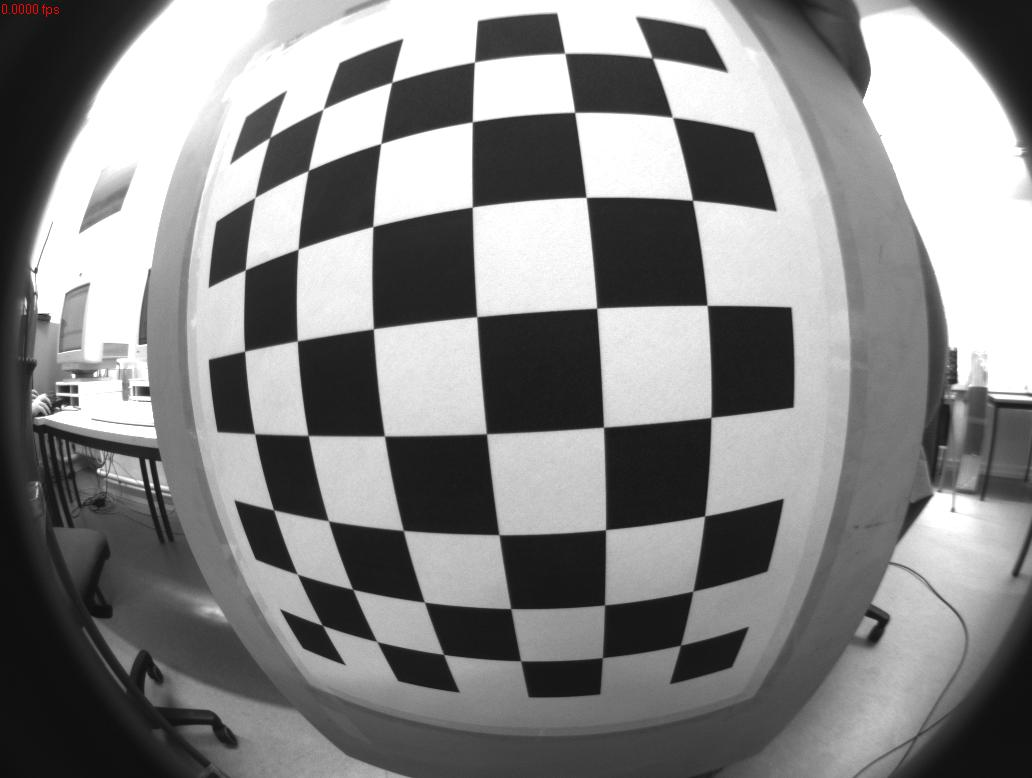
#> input picture Data/data/fisheyes/Fisheye1_1.jpg, 1032 x 778 px, found by its file name; its folder holds only this picture in this run
$ python 10_FisheyeCameraModelCalibration.py
#> lines starting #> are read from the running program, lines starting #| are printed output that depends on the picture
import cv2
import numpy as np
import os

pattern_size = (8, 6)
samples = []

file_list = os.listdir('C:/Users/dudau/Downloads/Vision/Data/data/fisheyes')

# img로 시작하는 이미지 파일 이름을 리스트로 저장
img_file_list = [file for file in file_list if file.startswith('Fisheye1_')]

# 이미지 파일 이름 리스트 순회
for filename in img_file_list:

    frame = cv2.imread(os.path.join('C:/Users/dudau/Downloads/Vision/Data/data/fisheyes', filename))
#> frame is the input picture: shape (778, 1032, 3); mean B, G, R 133.6, 133.6, 133.6
    # frame 이미지에서 코너를 찾아 리스트에 저장
    # res : 체스보드 패턴이 성공적으로 찾아졌는지를 나타내는 bool 값
    # corners : 찾아진 체스보드 코너들의 위치를 나타내는 2차원 포인트 배열
    res, corners = cv2.findChessboardCorners(frame, pattern_size)
#> res = True; corners = 48 rows, first 8: [651.9, 58.2], [672.2, 117.4], [692.4, 200.3], [706.8, 305.3], [710.7, 417.3], [704.5, 515.9], [692.6, 591.3], [680.4, 645.2]

    # 원본 이미지인 frame의 복사본을 만들어 img_show 변수에 저장
    img_show = np.copy(frame)
    # 체스보드 패턴의 코너를 img_show 이미지에 드로잉
    cv2.drawChessboardCorners(img_show, pattern_size, corners, res)
    # 현재 보고 있는 이미지의 인덱스를 나타내는 텍스트
    # (0, 40)은 텍스트가 나타날 위치
    # FONT_HERSHEY_SIMPLEX : 크키 = 1.0, 색상 = 녹색, 두께 = 2
    cv2.putText(img_show, 'Samples captured: %d' % len(samples), (0, 40), cv2.FONT_HERSHEY_SIMPLEX, 1.0
                , (0, 255, 0), 2)
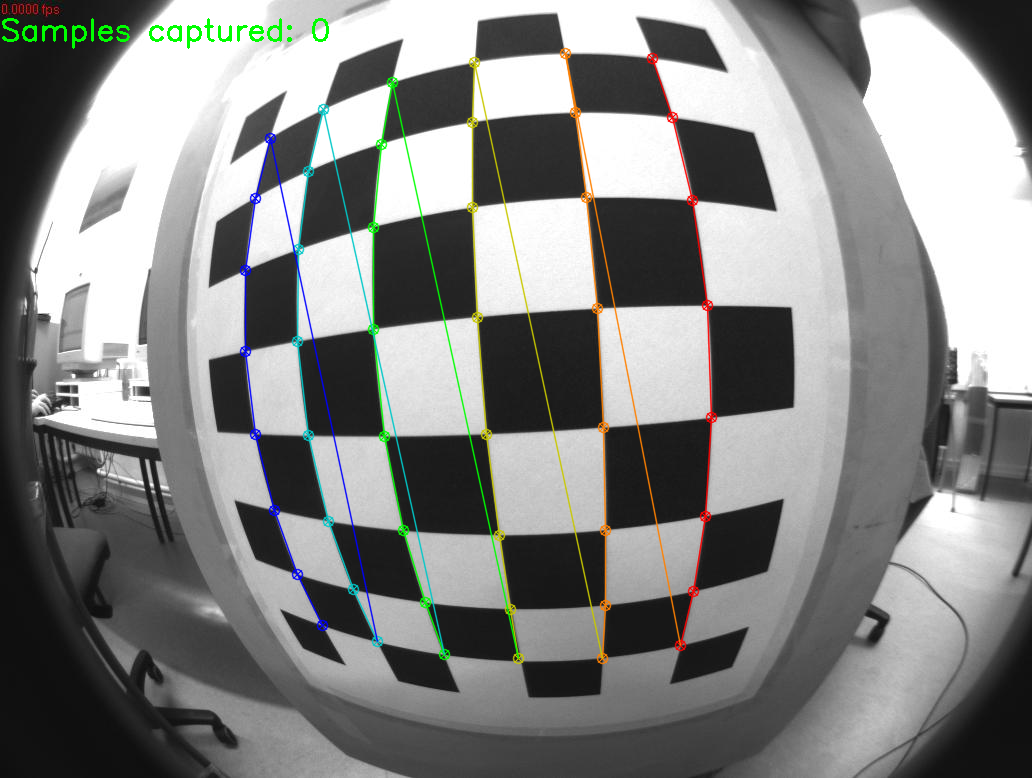
#> img_show: shape (778, 1032, 3); mean B, G, R 132.4, 134, 133
    cv2.imshow('chessboard', img_show)

    wait_time = 0 if res else 30
#> wait_time = 0
    k = cv2.waitKey(wait_time)
#> (key Esc is pressed here)

    if k == ord('s') and res:
        samples.append((cv2.cvtColor(frame, cv2.COLOR_BGR2GRAY), corners))
    elif k == 27:
        break

cv2.destroyAllWindows()

# 코너 세분화 알고리즘(이미지에서 코너를 더욱 정확하게 찾는 과정)의 종료 기준 설정
# 최대 반복횟수가 30이고, 정확도가 1e-3이면 종료
criteria = (cv2.TERM_CRITERIA_EPS + cv2.TERM_CRITERIA_MAX_ITER, 30, 1e-3)

# 코너 세분화를 수행하는 루프 시작
for i in range(len(samples)):
    img, corners = samples[i]
    # 코너를 더욱 정밀하게 찾는 함수
    corners = cv2.cornerSubPix(img, corners, (10, 10), (-1, -1), criteria)

# 체스보드 패턴의 3D 월드 좌표를 저장할 배열 생성
pattern_points = np.zeros((1, np.prod(pattern_size), 3), np.float32)
# 체스보드 패턴의 각 코너에 대응하는 3D 좌표를 생성
pattern_points[0, :, :2] = np.indices(pattern_size).T.reshape(-1, 2)

# 이미지와 코너를 분리
#> (the run stopped early here; a loop or call above may not have finished)

$ run again, on Data/data/fisheyes/Fisheye1_13.jpg
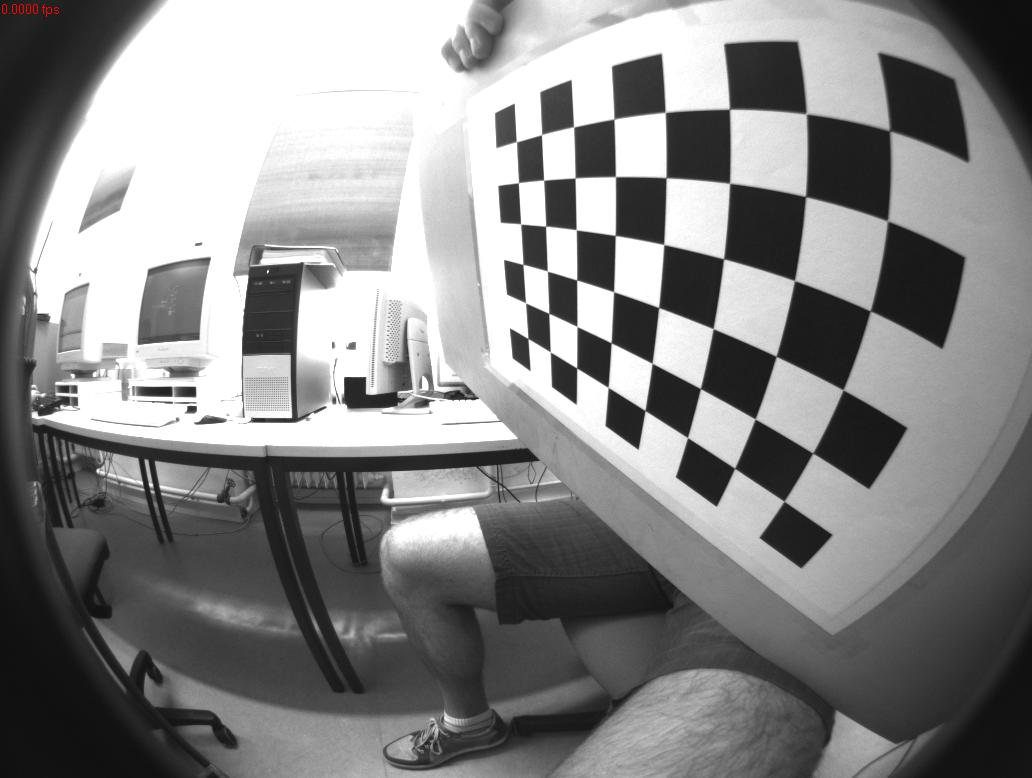
#> input picture Data/data/fisheyes/Fisheye1_13.jpg, 1032 x 778 px, found by its file name
#> frame is the input picture: shape (778, 1032, 3); mean B, G, R 134.3, 134.3, 134.3
#> res = True; corners = 48 rows, first 8: [516.3, 141.8], [541.5, 134.7], [573.6, 127.1], [613.9, 119.3], [665.2, 112.4], [729.2, 109.5], [805.8, 113.9], [889.4, 131.2]
#> `cv2.putText(img_show, 'Samples captured: %d' % len(samples), (0, 40), ..`:
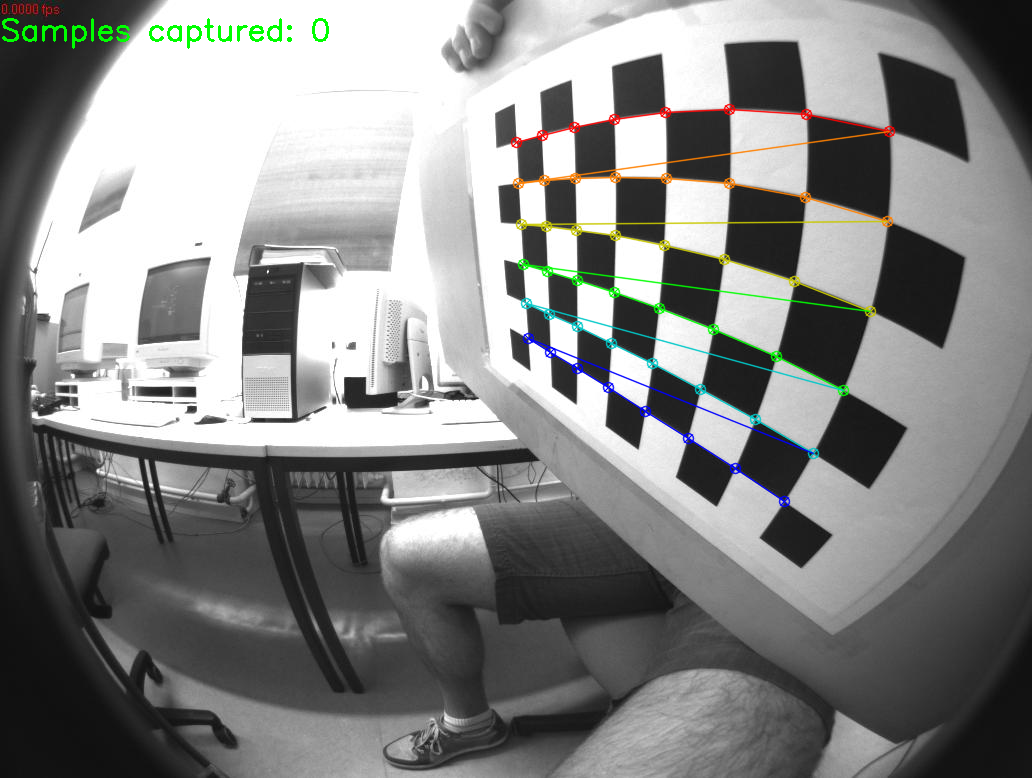
#> img_show: shape (778, 1032, 3); mean B, G, R 133.2, 134.6, 133.7
#> wait_time = 0

$ run again, on Data/data/fisheyes/Fisheye1_14.jpg
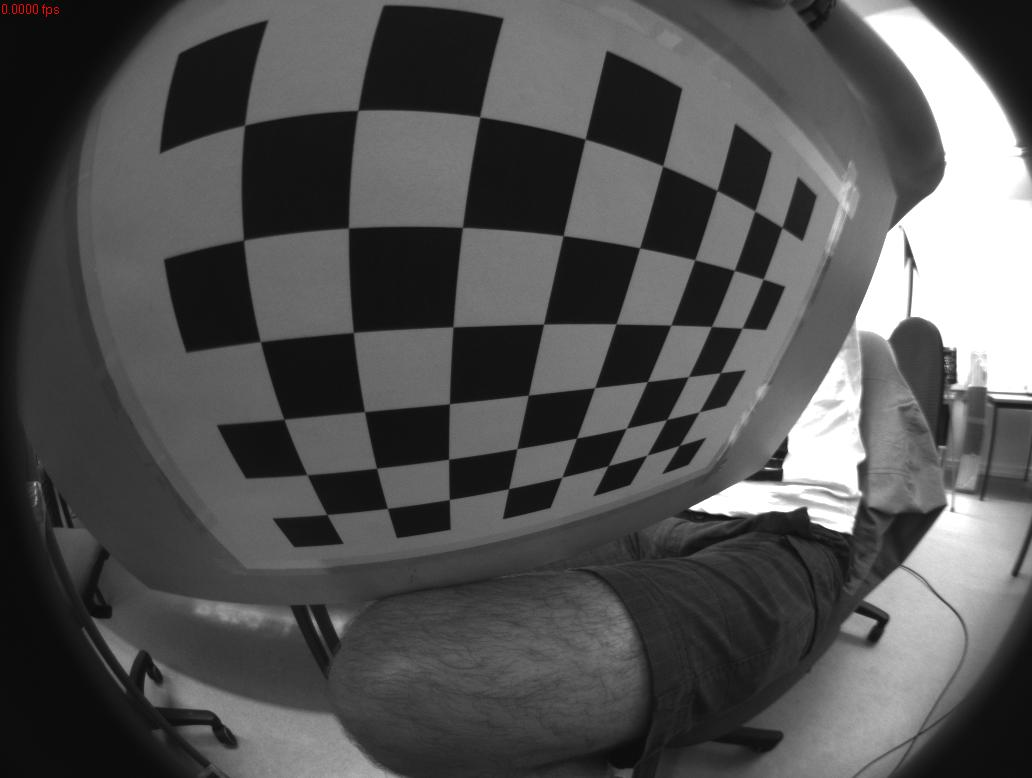
#> input picture Data/data/fisheyes/Fisheye1_14.jpg, 1032 x 778 px, found by its file name
#> frame is the input picture: shape (778, 1032, 3); mean B, G, R 82.6, 82.6, 82.6
#> res = True; corners = 48 rows, first 8: [244.5, 125.2], [357.8, 110.3], [479.6, 117.1], [585.2, 139.3], [662.5, 165.8], [716.9, 190.8], [754.6, 211.3], [781.9, 227.6]
#> `cv2.putText(img_show, 'Samples captured: %d' % len(samples), (0, 40), ..`:
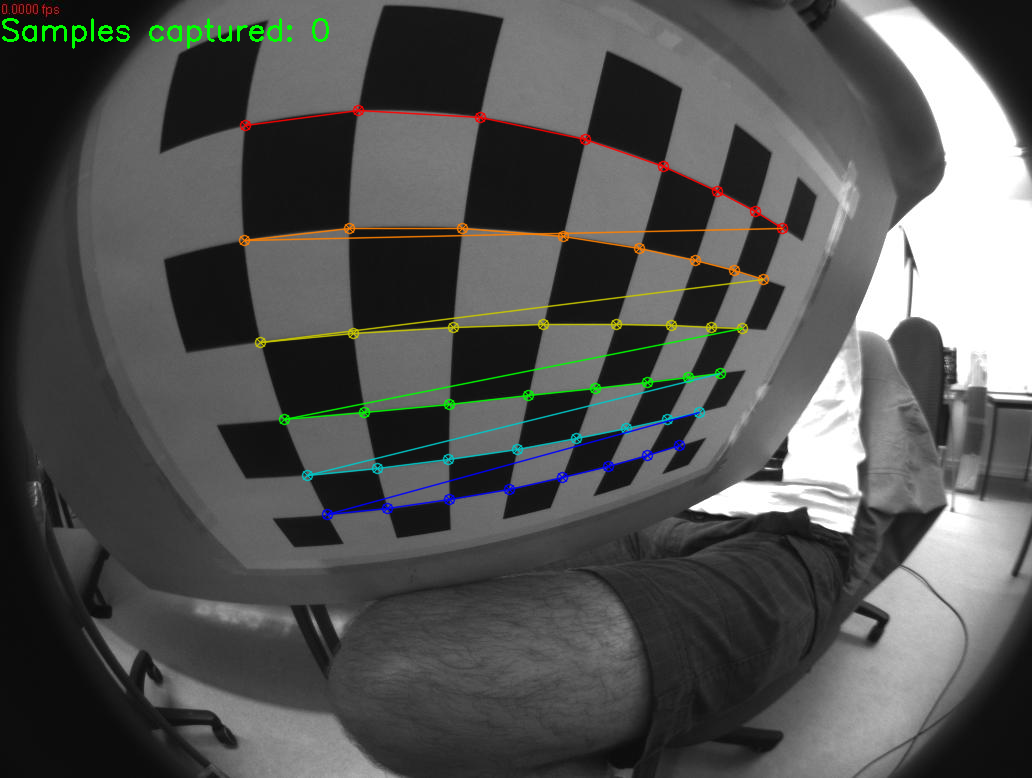
#> img_show: shape (778, 1032, 3); mean B, G, R 82.5, 84, 83.1
#> wait_time = 0

$ run again, on Data/data/fisheyes/Fisheye1_15.jpg
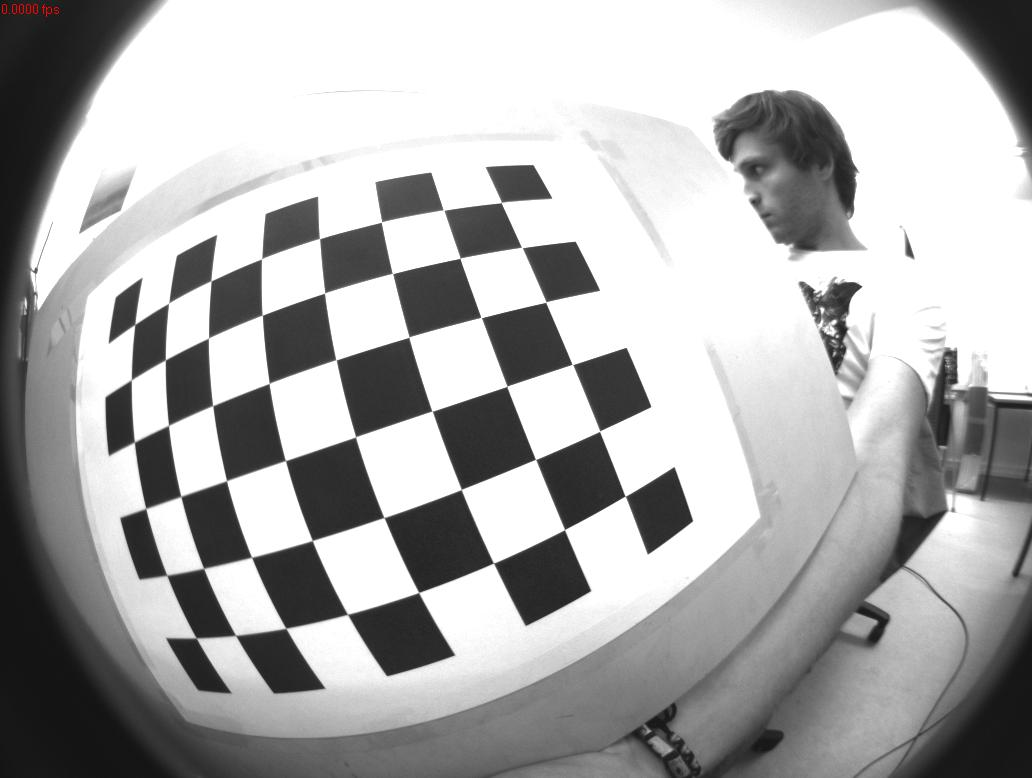
#> input picture Data/data/fisheyes/Fisheye1_15.jpg, 1032 x 778 px, found by its file name
#> frame is the input picture: shape (778, 1032, 3); mean B, G, R 172.7, 172.7, 172.7
#> res = True; corners = 48 rows, first 8: [134.7, 324.6], [168.4, 303.4], [211.1, 280.9], [261.4, 259.1], [319.5, 238.6], [381.4, 222.1], [443.5, 210.1], [501.2, 202.5]
#> `cv2.putText(img_show, 'Samples captured: %d' % len(samples), (0, 40), ..`:
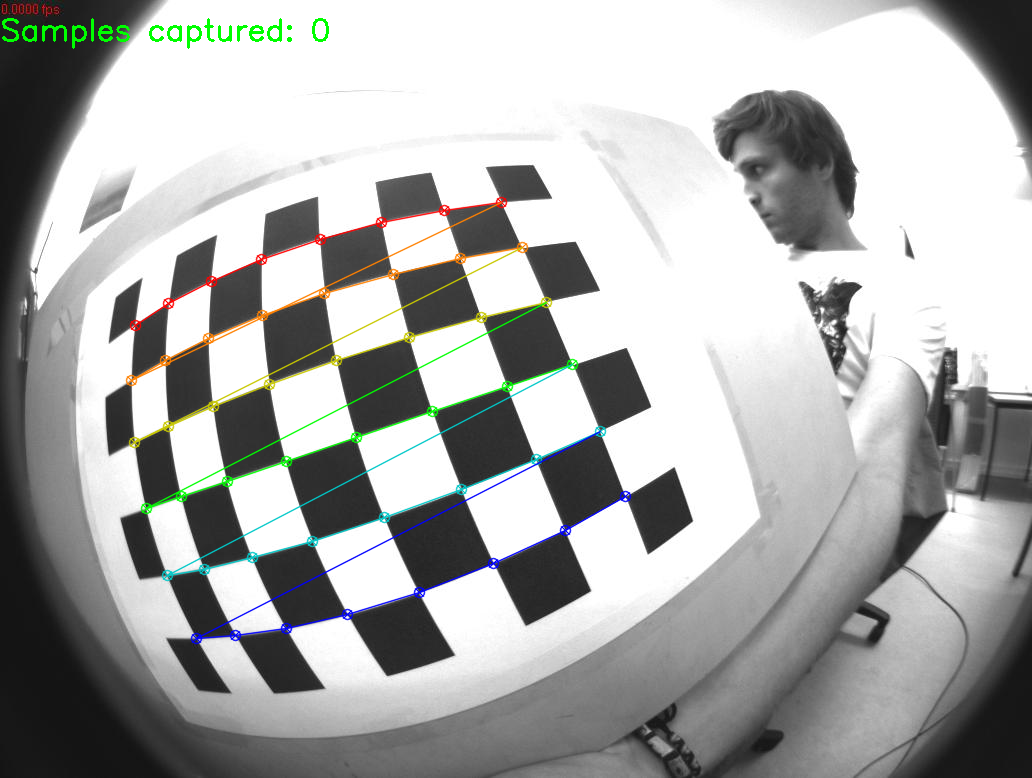
#> img_show: shape (778, 1032, 3); mean B, G, R 171.3, 172.7, 171.6
#> wait_time = 0

$ run again, on Data/data/fisheyes/Fisheye1_10.jpg
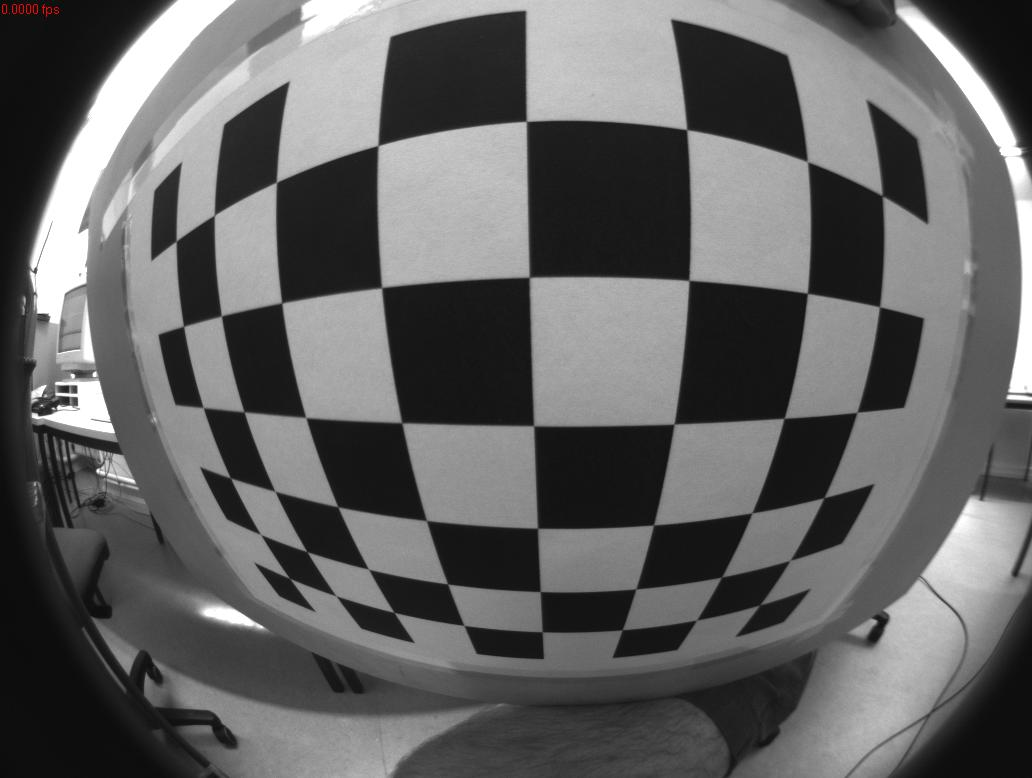
#> input picture Data/data/fisheyes/Fisheye1_10.jpg, 1032 x 778 px, found by its file name
#> frame is the input picture: shape (778, 1032, 3); mean B, G, R 98.3, 98.3, 98.4
#> res = True; corners = 48 rows, first 8: [176.2, 241.6], [214.3, 215.6], [276.5, 182.5], [377.9, 145.8], [526.1, 121.3], [686.4, 129.6], [806.9, 161.7], [882, 196]
#> `cv2.putText(img_show, 'Samples captured: %d' % len(samples), (0, 40), ..`:
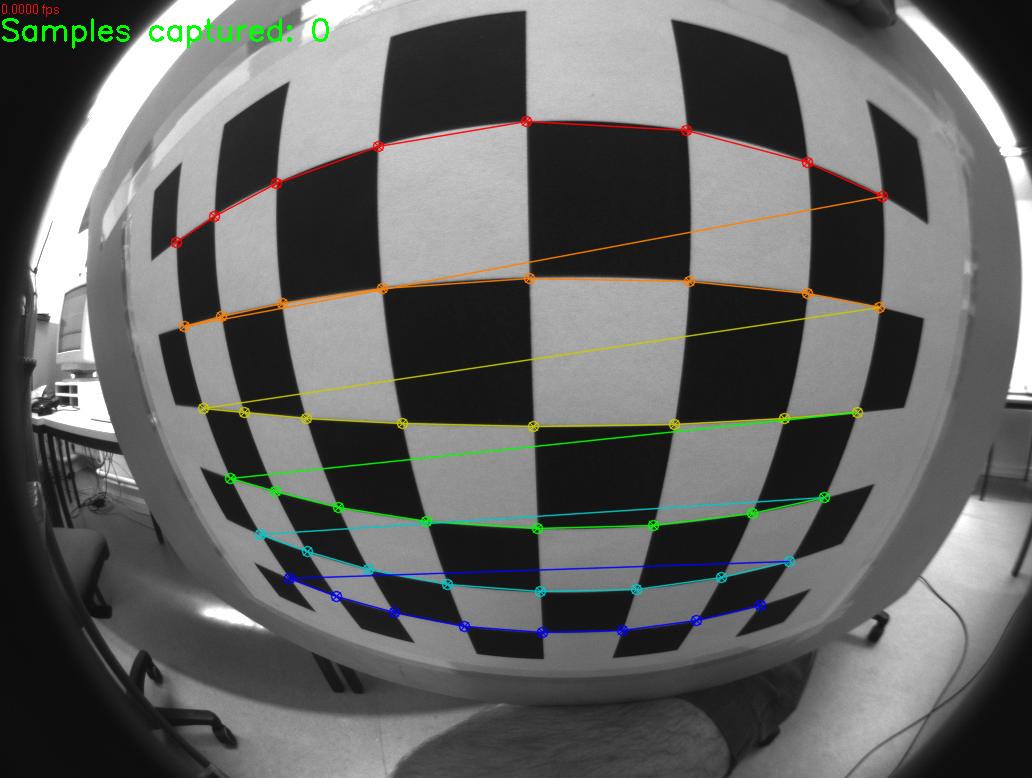
#> img_show: shape (778, 1032, 3); mean B, G, R 97.8, 99.5, 98.5
#> wait_time = 0
